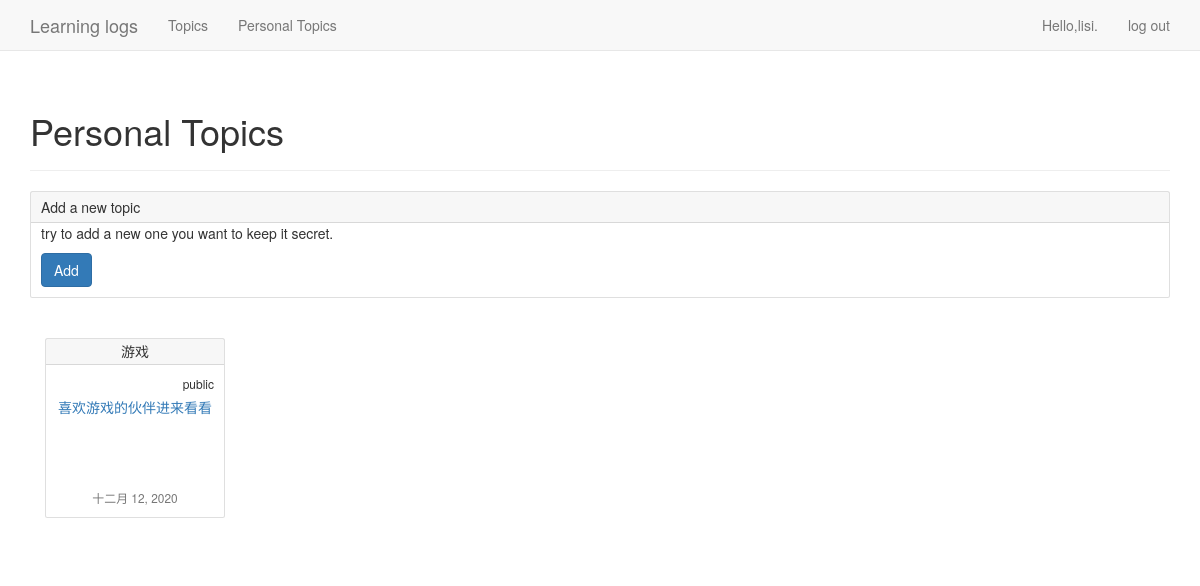
The app's page /personal_topic/ (signed in), older data.
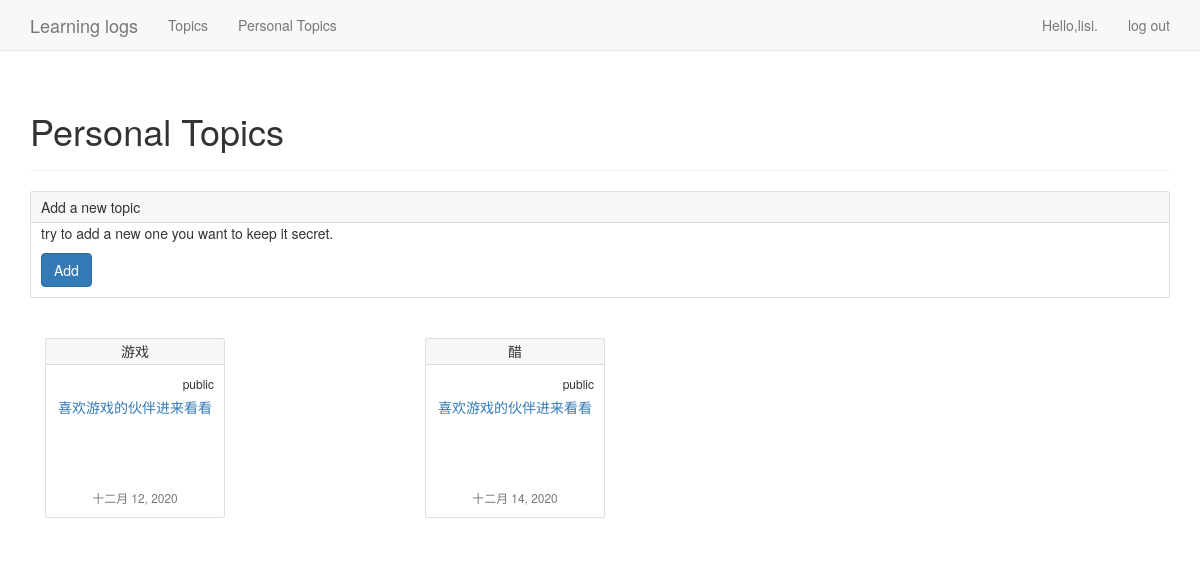
The same page, newer data.
### learning_logs/models.py (models this page shows)
class Topic(models.Model):
    text = models.CharField(max_length=200)
    brief = models.CharField(max_length=100)
    date_added = models.DateTimeField(auto_now_add=True)
    owner = models.ForeignKey(User, on_delete=models.CASCADE)
    public = models.BooleanField()
    def __str__(self):
        return self.text

### learning_logs/views.py (the view)
# urls.py: path('personal_topic/', views.personal_topic, name='personal_topic'),
@login_required
def personal_topic(request):
    personal_topics = Topic.objects.filter(owner=request.user).order_by('date_added')
    context = {'personal_topics':personal_topics}
    return render(request,'learning_logs/personal_topic.html',context)

### templates/learning_logs/personal_topic.html (shortened to what this page needs)
<!DOCTYPE html>
<html lang="en">
<head>
</head>
<body>
    {% extends 'learning_logs/base.html' %}
    {% block header %}
        <h1>Personal Topics</h1>
    {% endblock header %}
    {% block content %}
        <div class="card">
          <div class="card-header">
            Add a new topic
          </div>
          <div class="card-body">
            <p class="card-text">try to add a new one you want to keep it secret.</p>
            <a href="{% url 'learning_logs:new_topic' %}" class="btn btn-primary">Add</a>
          </div>
        </div>
        {% for topic in personal_topics %}
             <div class="col-sm-4">
                <div class="card" style="width: 18rem;"  >
                    <h5 class="card-header">{{ topic }}</h5>
                  <div class="card-body">
                      {% if topic.public %}
                      <p class="little-card-title"> public</p>
                      {% else %}
                      <p class="little-card-title"> private</p>
                      {% endif %}
                    <p class="little-card-text"><a href="{% url 'learning_logs:topic' topic.id %}" >{{ topic.brief }}</a></p>
                     <div class="card-footer">
                      <small class="text-muted">{{ topic.date_added|date:'M d, Y' }}</small>
                    </div>
                  </div>
                </div>
             </div>
        {% empty %}
        No topic have been added yet
        {% endfor %}
     {% endblock content %}

Row changes from the older to the newer data that the page shows:
added Topic: text "醋", public "public", brief "喜欢游戏的伙伴进来看看", date_added "十二月 14, 2020"
